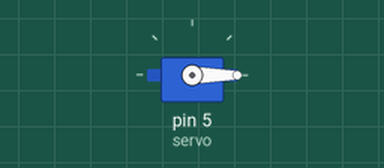
The sketch below on a simulated Arduino Uno, built with avr-gcc and run on an emulated ATmega328P. Shown: servo.

Above: at 0.05 s.
At 2.25 s:
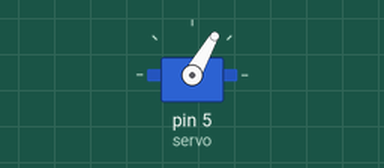
At 4.5 s:
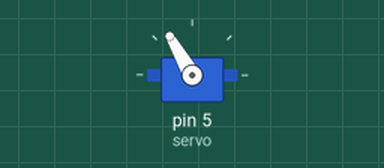
At 9.0 s:
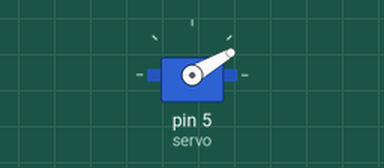
Timing chart, 0 to 11.7 s (numbered marks = the images above):
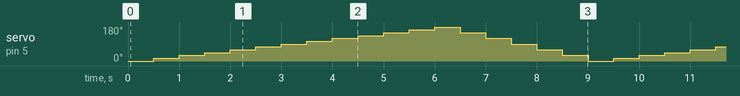

The sketch:

servoMotor.ino
```cpp
#include <Servo.h>
Servo servo;

void setup()
{
  servo.attach(5);
}

void loop()
{
  for(int i = 0; i <= 180; i += 15){

    servo.write(i);
    delay(500);
  }

  for(int i = 150; i >= 30; i -= 30){

    servo.write(i);
    delay(500);
  }
}
```

Measured:
- by itself, servo on pin 5 (servo): repeats every 9.0 s: 30° 0.50 s, 45° 0.50 s, 60° 0.50 s, 75° 0.50 s, 90° 0.50 s, 105° 0.50 s, 120° 0.50 s, 135° 0.50 s, 150° 0.50 s, 165° 0.50 s, 180° 0.50 s, 150° 0.50 s, 120° 0.50 s, 90° 0.50 s, 60° 0.50 s, 30° 0.50 s, 0° 0.50 s, 15° 0.50 s
